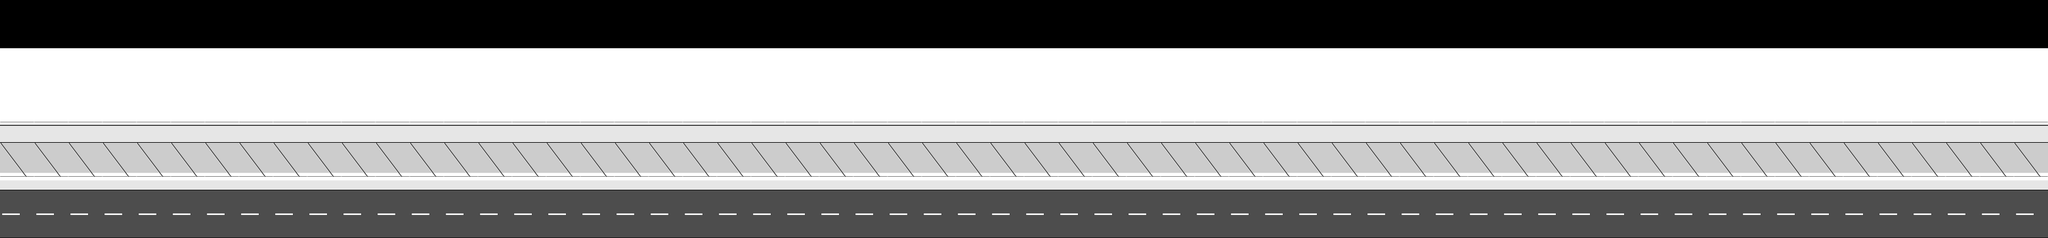

A level layout from a 2D game, rendered from its tile map. Below: a short description, then the map file with tile-grid data replaced by summaries:
An orthogonal 60x10 tile map with 50x35 px tiles, 2 tile layers (layer, floor).

<map version="1.0" orientation="orthogonal" renderorder="right-down" width="60" height="10" tilewidth="50" tileheight="35">
 <tileset firstgid="1" name="environment" tilewidth="50" tileheight="35">
  <image source="environment.png" width="400" height="70" />
 </tileset>
 <layer name="layer" width="60" height="10">
  <data>[600 cells, 480 non-empty, 8 distinct tile ids]</data>
 </layer>
 <layer name="floor" width="60" height="10">
  <data>[600 cells, 0 non-empty, 0 distinct tile ids]</data>
 </layer>
</map>